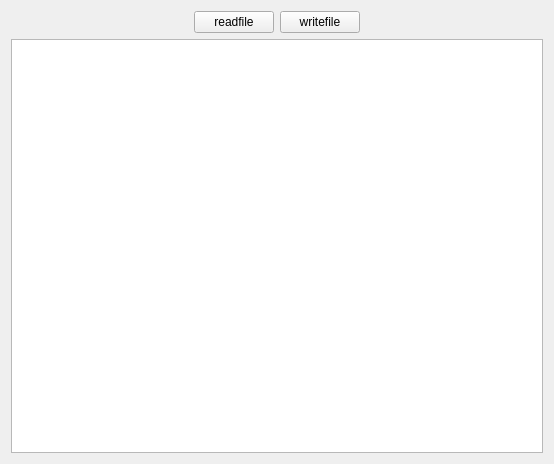
<?xml version="1.0" encoding="UTF-8"?>
<ui version="4.0">
 <class>Widget</class>
 <widget class="QWidget" name="Widget">
  <property name="geometry">
   <rect>
    <x>0</x>
    <y>0</y>
    <width>554</width>
    <height>464</height>
   </rect>
  </property>
  <property name="windowTitle">
   <string>Widget</string>
  </property>
  <layout class="QGridLayout" name="gridLayout">
   <item row="0" column="0">
    <spacer name="horizontalSpacer">
     <property name="orientation">
      <enum>Qt::Horizontal</enum>
     </property>
     <property name="sizeHint" stdset="0">
      <size>
       <width>160</width>
       <height>20</height>
      </size>
     </property>
    </spacer>
   </item>
   <item row="0" column="1">
    <widget class="QPushButton" name="ButtonRead">
     <property name="text">
      <string>readfile</string>
     </property>
    </widget>
   </item>
   <item row="0" column="2">
    <widget class="QPushButton" name="ButtonWrite">
     <property name="text">
      <string>writefile</string>
     </property>
    </widget>
   </item>
   <item row="0" column="3">
    <spacer name="horizontalSpacer_2">
     <property name="orientation">
      <enum>Qt::Horizontal</enum>
     </property>
     <property name="sizeHint" stdset="0">
      <size>
       <width>159</width>
       <height>20</height>
      </size>
     </property>
    </spacer>
   </item>
   <item row="1" column="0" colspan="4">
    <widget class="QTextEdit" name="textEdit"/>
   </item>
  </layout>
 </widget>
 <layoutdefault spacing="6" margin="11"/>
 <resources/>
 <connections/>
</ui>
